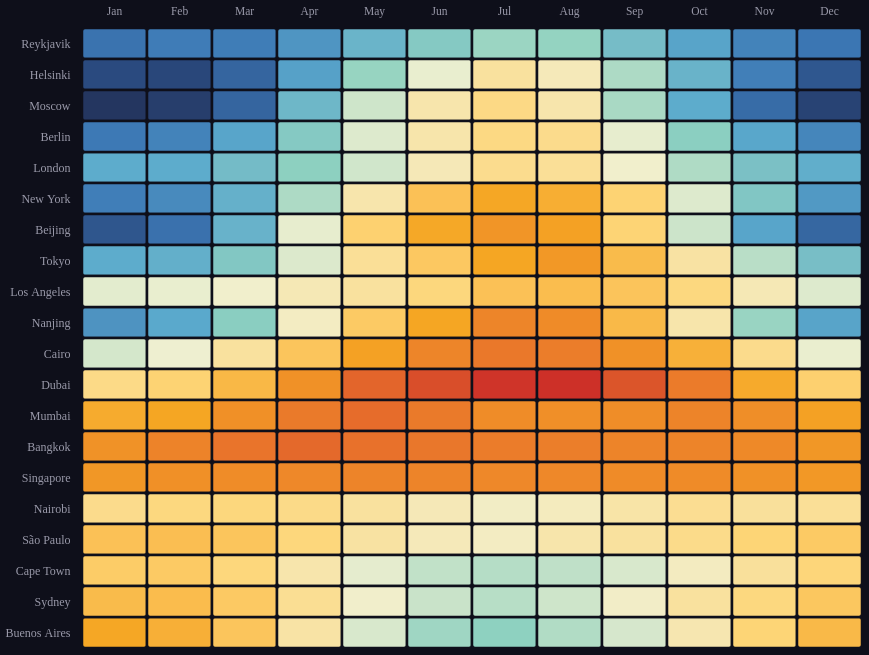

Here is the Vega-Lite specification saved for this chart:
### Vega-Lite specification from a JSON file in a GitHub repository (floating-point values rounded to 4 significant figures; data arrays with more than 128 entries replaced by an {"elided": "..."} marker saying what was removed)
{"$schema": "https://vega.github.io/schema/vega-lite/v5.json", "title": null, "width": 780, "height": 620, "background": "#0e0f1a", "config": {"font": "DM Sans", "view": {"stroke": null}, "axis": {"domain": false, "ticks": false, "labelColor": "#9a9aaa", "labelFontSize": 11.5, "labelFontWeight": 400, "titleColor": "#7a7a8a", "titleFontSize": 12, "titleFontWeight": 500, "titlePadding": 14, "gridColor": "#1e1f30"}, "legend": {"disable": true}}, "data": {"values": {"elided": "240 records"}}, "mark": {"type": "rect", "cornerRadius": 3, "stroke": "#0e0f1a", "strokeWidth": 2.5}, "encoding": {"x": {"field": "month", "type": "nominal", "sort": ["Jan", "Feb", "Mar", "Apr", "May", "Jun", "Jul", "Aug", "Sep", "Oct", "Nov", "Dec"], "axis": {"orient": "top", "title": null, "labelAngle": 0, "labelPadding": 12}, "scale": {}}, "y": {"field": "city", "type": "nominal", "sort": {"field": "lat", "order": "descending"}, "axis": {"title": null, "labelPadding": 12, "labelFontSize": 12}, "scale": {}}, "color": {"field": "temp", "type": "quantitative", "scale": {"domain": [-15, -5, 0, 5, 10, 15, 20, 25, 30, 35], "range": ["#1B1F3B", "#2A4A7F", "#3C78B5", "#5BAACC", "#8ED1C0", "#F0F0D0", "#FDD576", "#F5A623", "#E8712B", "#D13B29", "#7A0C1E"], "interpolate": "lab"}, "legend": null}, "tooltip": [{"field": "city", "type": "nominal", "title": "City"}, {"field": "month", "type": "nominal", "title": "Month"}, {"field": "temp", "type": "quantitative", "title": "Avg Temp (°C)", "format": ".1f"}]}, "transform": [], "params": []}
